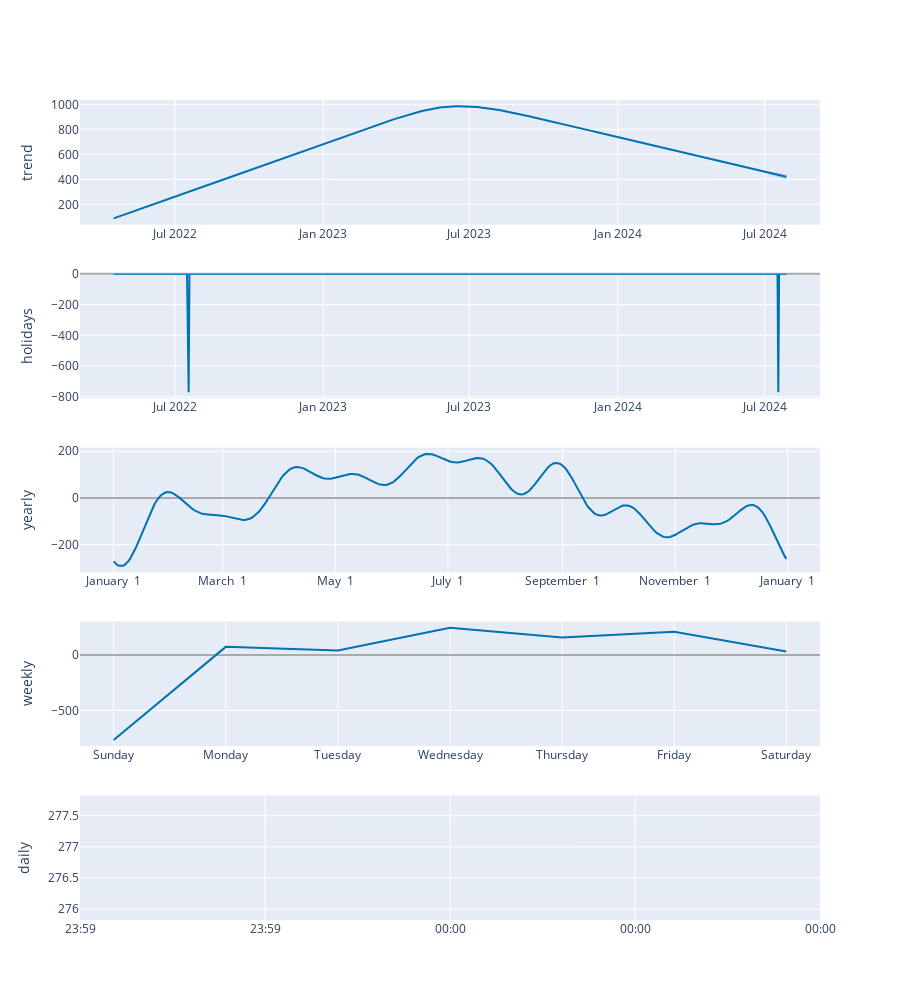

Write notebook code for a chart like this one.
### Code cell
plot_components_plotly(m, forecast)

### Figure 1 — Plotly figure (JSON) as saved in the notebook; plotly's stock layout.template omitted (floating-point values rounded to 4 significant figures; data arrays with more than 128 entries replaced by an {"elided": "..."} marker saying what was removed)
{"data": [{"line": {"color": "#0072B2", "width": 2}, "mode": "lines", "name": "trend", "type": "scatter", "x": {"elided": "724 str values"}, "xaxis": "x", "y": {"elided": "724 float values"}, "yaxis": "y"}, {"line": {"color": "rgba(0, 114, 178, 0.2)", "width": 0}, "mode": "lines", "name": "trend_upper", "type": "scatter", "x": {"elided": "724 str values"}, "xaxis": "x", "y": {"elided": "724 float values"}, "yaxis": "y"}, {"fill": "tonexty", "fillcolor": "rgba(0, 114, 178, 0.2)", "line": {"color": "rgba(0, 114, 178, 0.2)", "width": 0}, "mode": "lines", "name": "trend_lower", "type": "scatter", "x": {"elided": "724 str values"}, "xaxis": "x", "y": {"elided": "724 float values"}, "yaxis": "y"}, {"line": {"color": "#0072B2", "width": 2}, "mode": "lines", "name": "holidays", "text": {"elided": "724 str values"}, "type": "scatter", "x": {"elided": "724 str values"}, "xaxis": "x2", "y": {"elided": "724 float values"}, "yaxis": "y2"}, {"line": {"color": "#0072B2", "width": 2}, "mode": "lines", "name": "yearly", "type": "scatter", "x": {"elided": "365 str values"}, "xaxis": "x3", "y": {"elided": "365 float values"}, "yaxis": "y3"}, {"line": {"color": "#0072B2", "width": 2}, "mode": "lines", "name": "weekly", "type": "scatter", "x": ["2017-01-01T00:00:00", "2017-01-02T00:00:00", "2017-01-03T00:00:00", "2017-01-04T00:00:00", "2017-01-05T00:00:00", "2017-01-06T00:00:00", "2017-01-07T00:00:00"], "xaxis": "x4", "y": [-765.5, 74.19, 41.47, 246.8, 159.5, 211.2, 32.36], "yaxis": "y4"}, {"line": {"color": "#0072B2", "width": 2}, "mode": "lines", "name": "daily", "type": "scatter", "x": ["2017-01-01T00:00:00"], "xaxis": "x5", "y": [276.8], "yaxis": "y5"}], "layout": {"height": 1000, "showlegend": false, "width": 900, "xaxis": {"anchor": "y", "domain": [0, 1], "range": ["2022-03-05T07:12:00", "2024-09-07T16:48:00"], "type": "date"}, "xaxis2": {"anchor": "y2", "domain": [0, 1], "range": ["2022-03-05T07:12:00", "2024-09-07T16:48:00"], "type": "date"}, "xaxis3": {"anchor": "y3", "domain": [0, 1], "range": ["2016-12-13T18:54:02.958904115", "2018-01-18T11:04:57.863013581"], "tickformat": "%B %e", "type": "date"}, "xaxis4": {"anchor": "y4", "domain": [0, 1], "range": ["2016-12-31T16:48:00", "2017-01-07T07:12:00"], "tickformat": "%A", "type": "date"}, "xaxis5": {"anchor": "y5", "domain": [0, 1], "range": ["2017-01-01T00:00:00", "2017-01-01T00:00:00"], "tickformat": "%H:%M", "type": "date"}, "yaxis": {"anchor": "x", "domain": [0.848, 1], "rangemode": "normal", "title": {"text": "trend"}, "zerolinecolor": "#AAA"}, "yaxis2": {"anchor": "x2", "domain": [0.636, 0.788], "rangemode": "tozero", "title": {"text": "holidays"}, "zerolinecolor": "#AAA"}, "yaxis3": {"anchor": "x3", "domain": [0.424, 0.576], "title": {"text": "yearly"}, "zerolinecolor": "#AAA"}, "yaxis4": {"anchor": "x4", "domain": [0.212, 0.364], "title": {"text": "weekly"}, "zerolinecolor": "#AAA"}, "yaxis5": {"anchor": "x5", "domain": [0, 0.152], "title": {"text": "daily"}, "zerolinecolor": "#AAA"}}}
